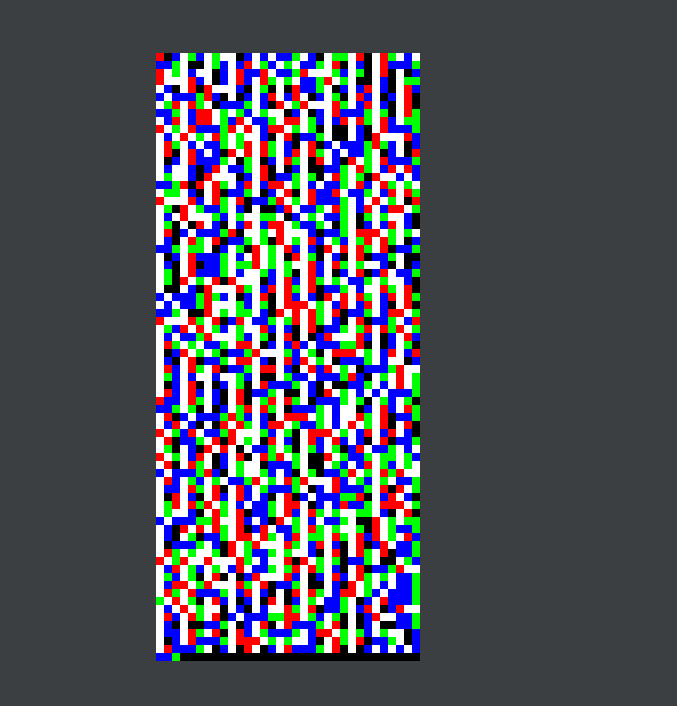
#> input picture image.png, 677 x 706 px
$ python decode.py
#> lines starting #> are read from the running program, lines starting #| are printed output that depends on the picture; after the words box and inside, x2 and y2 are one past the last pixel; in counts of white or black regions, pixels touching at a corner belong together
import cv2
import numpy as np


def base5_to_base10(base5_number):
    base10_number = 0
    power = 0

    # Iterate through each digit in the base-5 number
    for digit in reversed(str(base5_number)):
        # Convert the digit to an integer and add it to the base-10 number
        base10_number += int(digit) * (5 ** power)
        power += 1

    return base10_number


def decode(image):
    text = []
    # print(image/255)
    for i in range(image.shape[0]):
        for j in range(image.shape[1]):
            np.floor_divide(image[i][j], 255, out=image[i][j])
            t = ''.join(map(str, image[i][j]))
            # print(t)
            if t == "001":
                text.append("3")
            elif t == "010":
                text.append("2")
            elif t == "000":
                text.append("0")
            elif t == "111":
                text.append("4")
            elif t == "100":
                text.append("1")
    # combine every 3 elements into 1
    text = [text[i:i + 3] for i in range(0, len(text), 3)]
    final_text = []
    for i in range(len(text)):
        number = int(''.join(text[i]))
        final_text.append(chr(base5_to_base10(number)))
    print("".join(final_text))


def color_threshold(image):
    # Convert the image from BGR to RGB
    image_rgb = cv2.cvtColor(image, cv2.COLOR_BGR2RGB)

    # Define color ranges for each category
    red_lower = np.array([0, 0, 100])
    red_upper = np.array([100, 100, 255])

    blue_lower = np.array([100, 0, 0])
    blue_upper = np.array([255, 100, 100])

    green_lower = np.array([0, 100, 0])
    green_upper = np.array([100, 255, 100])

    white_lower = np.array([200, 200, 200])
    white_upper = np.array([255, 255, 255])

    black_lower = np.array([0, 0, 0])
    black_upper = np.array([50, 50, 50])

    # Create masks for each color range
    red_mask = cv2.inRange(image_rgb, red_lower, red_upper)
    blue_mask = cv2.inRange(image_rgb, blue_lower, blue_upper)
    green_mask = cv2.inRange(image_rgb, green_lower, green_upper)
    white_mask = cv2.inRange(image_rgb, white_lower, white_upper)
    black_mask = cv2.inRange(image_rgb, black_lower, black_upper)

    # Combine the masks
    final_mask = red_mask | blue_mask | green_mask | white_mask | black_mask

    # Apply the mask to the original image
    result = cv2.bitwise_and(image, image, mask=final_mask)

    return result


img = cv2.imread("image.png")
#> img is the input picture: shape (706, 677, 3); mean B, G, R 90.3, 82.2, 81.1
og = img.copy()
# cv2.imshow("og",og)
# print(img)
img = cv2.Canny(img, 100, 200)
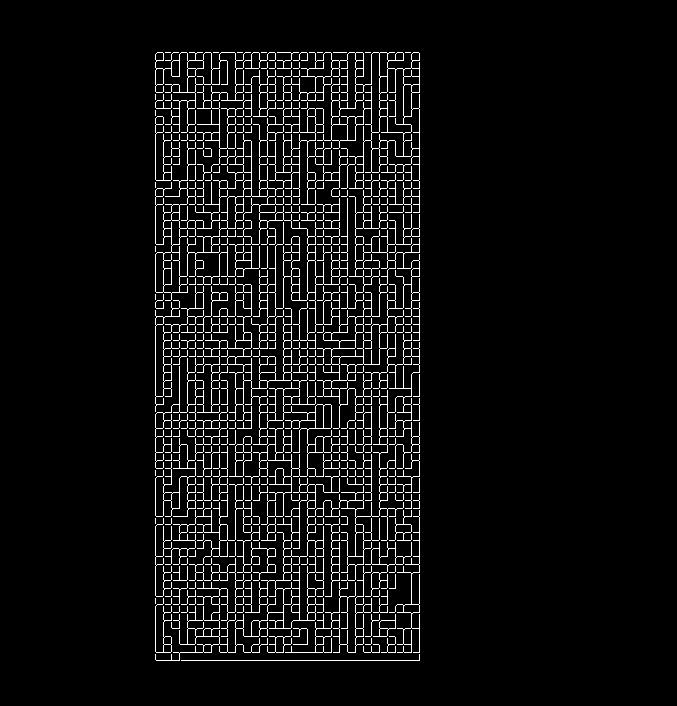
#> img: shape (706, 677); 5.7% white in thin lines or dots, all inside (x1, y1, x2, y2) = (155, 52, 420, 661)
img = cv2.morphologyEx(img, cv2.MORPH_CLOSE, np.ones((20, 20), np.uint8))
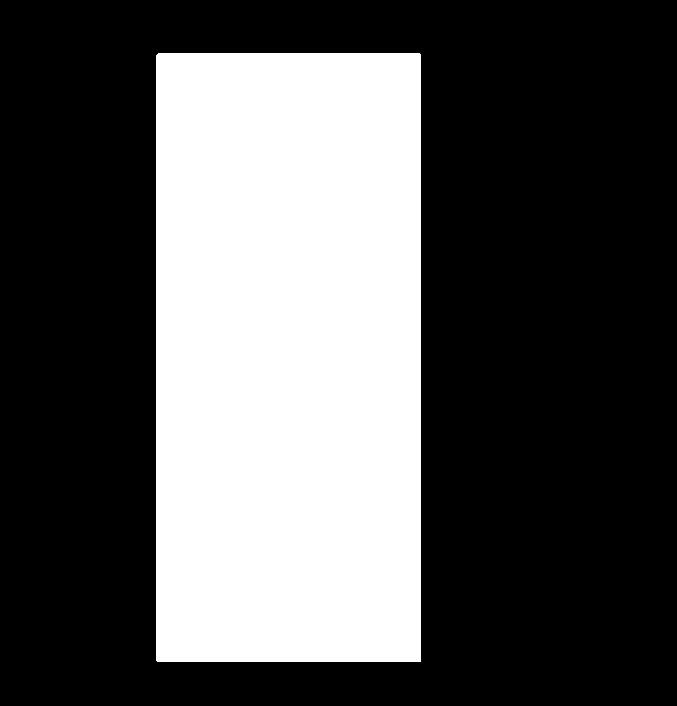
#> img: shape (706, 677); 33.8% white; 1 white region
contours = cv2.findContours(img, cv2.RETR_TREE, cv2.CHAIN_APPROX_SIMPLE)
#> contours = 1 contour; box (x1, y1, x2, y2) and area: (156, 53, 421, 662) 160509
img = cv2.cvtColor(img, cv2.COLOR_GRAY2BGR)
#> img: shape (706, 677, 3); 33.8% white; 1 white region, box (x1, y1, x2, y2) and area: (156, 53, 421, 662) 161380
img = cv2.drawContours(img, contours[0], -1, (0, 0, 255), 3)
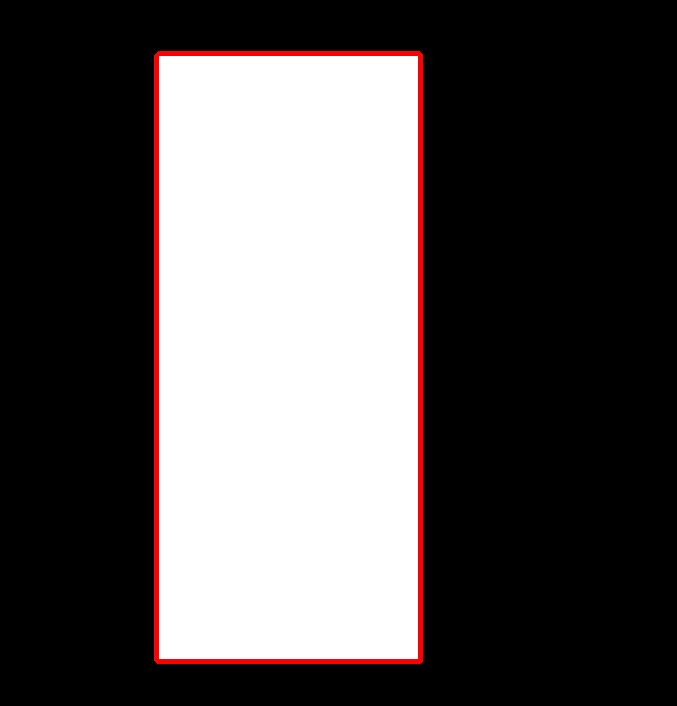
#> img: shape (706, 677, 3); mean B, G, R 83.3, 83.3, 88
x, y, w, h = cv2.boundingRect(contours[0][0])
#> x = 156; y = 53; w = 265; h = 609
cropped_image = og[y:y + h, x:x + w]
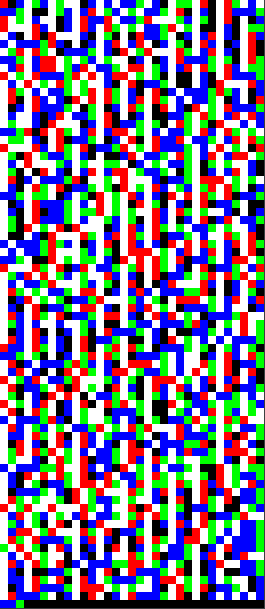
#> cropped_image: shape (609, 265, 3); mean B, G, R 139.9, 120, 122.4

cropped_image = cv2.resize(cropped_image, (33, 76), cv2.INTER_LINEAR)
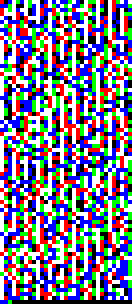
#> cropped_image: shape (76, 33, 3) (shown 4 times larger); mean B, G, R 140.3, 120.3, 122.7
print(decode(cropped_image))  # cv2.imwrite("img.png",cropped_image)
#> after the loop in decode, `for i in range(image.shape[0]):`: text = 2508 items, first 6: '3', '0', '1', '4', '2', '1'
#> in decode, `text = [text[i:i + 3] for i in range(0, len(text), 3)]`: text = 836 items, first 6: ['3', '0', '1'], ['4', '2', '1'], ['4', '2', '4'], ['4', '0', '1'], ['4', '1', '4'], ['1', '1', '2']
#> after the loop in decode, `for i in range(len(text)):`: final_text = 836 items, first 6: 'L', 'o', 'r', 'e', 'm', ' '
#> (printed output is left out)
#| None
# cv2.imshow("img",cropped_image)
# cv2.waitKey(0)
